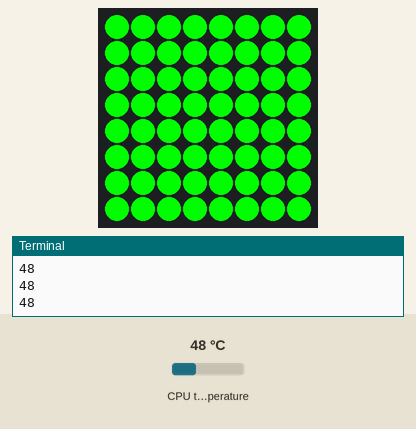
Simulated run of this program. Board: Raspberry Pi (BCM pin numbers) with a Sense HAT. On the bench: the Sense HAT's 8×8 RGB LED matrix, the last lines printed to the terminal. The inputs (shaded band) are chosen by the test bench; at power-on: CPU temperature 48 °C.

Above: at 1.2 s.
1.3 s: CPU temperature set to 51 °C
2.8 s: CPU temperature set to 54 °C
At 3.4 s:
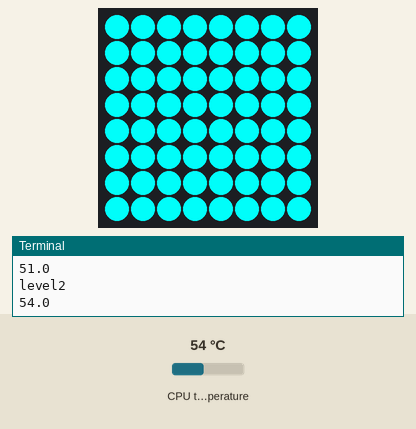
4.5 s: CPU temperature set to 58 °C
At 4.8 s:
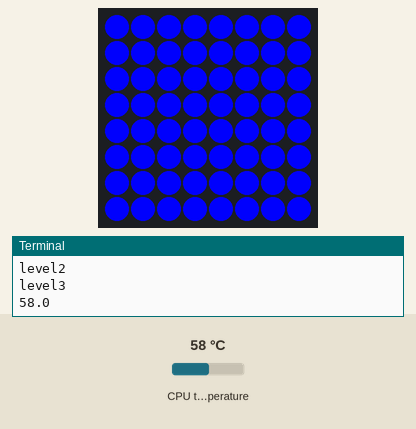
6.0 s: CPU temperature set to 71 °C
At 7.2 s:
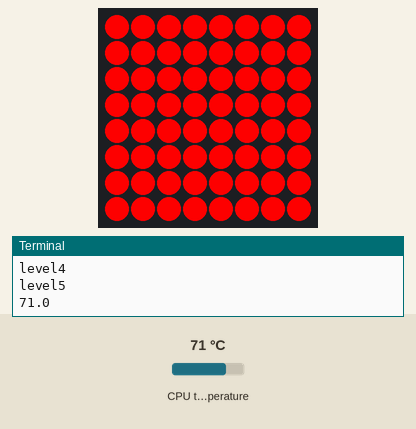
7.5 s: CPU temperature set to 69 °C
At 8.7 s:
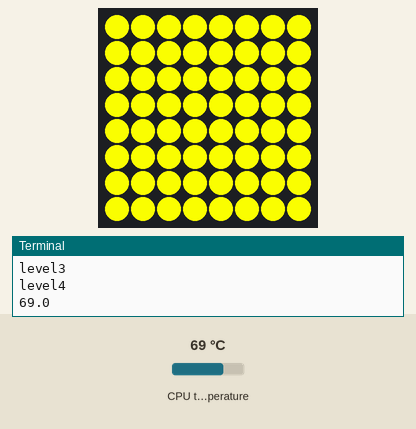
9.0 s: CPU temperature set to 31 °C
At 10.1 s:
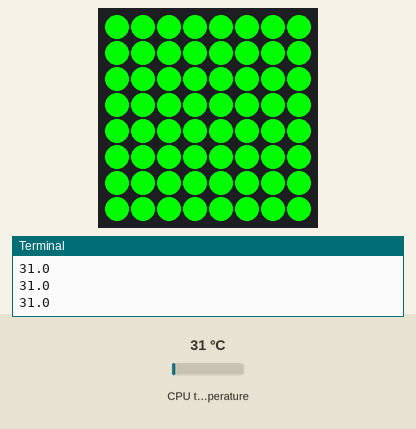
Timing chart, 0 to 11.5 s (numbered marks = the images above; inputs shaded):
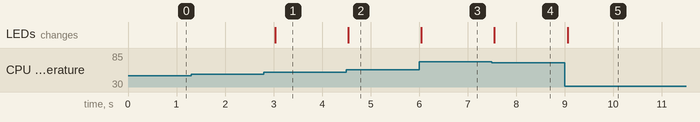

Measured:
- the behaviour switches between 52 and 53 °C on CPU temperature (found by bisection; images 0 and 1)
- after the input at 2.8 s, the LEDs: change after 0.23 s (image 1)
- after the input at 4.5 s, the LEDs: change at once (image 2)
- after the input at 6.0 s, the LEDs: change after 0.05 s (image 3)
- after the input at 7.5 s, the LEDs: change after 0.05 s (image 4)
- after the input at 9.0 s, the LEDs: change after 0.06 s (image 5)

The program:

sensor_display_cpu-temperature.py
```python
from sense_hat import SenseHat
from gpiozero import CPUTemperature
from time import sleep

cpu = CPUTemperature()
sense = SenseHat()

## Make the text scroll with the temperature
#while (true):
#    temperature = "%3.2f" % cpu.temperature
#    sense.show_message(temperature)
##


## Make the leds to have coloured levels
level1=(0,255,0)
level2=(0,255,255)
level3=(0,0,255)
level4=(255,255,0)
level5=(255,0,0)

while 1:
    level = level1
    if (cpu.temperature >= 53):
        level = level2
        print("level2")
    if (cpu.temperature >= 57):
        level = level3
        print("level3")
    if (cpu.temperature >= 63):
        level = level4
        print("level4")
    if (cpu.temperature >= 70):
        level = level5
        print("level5")

    print(cpu.temperature)

    sense.clear(level)
    sleep(0.5)
```
